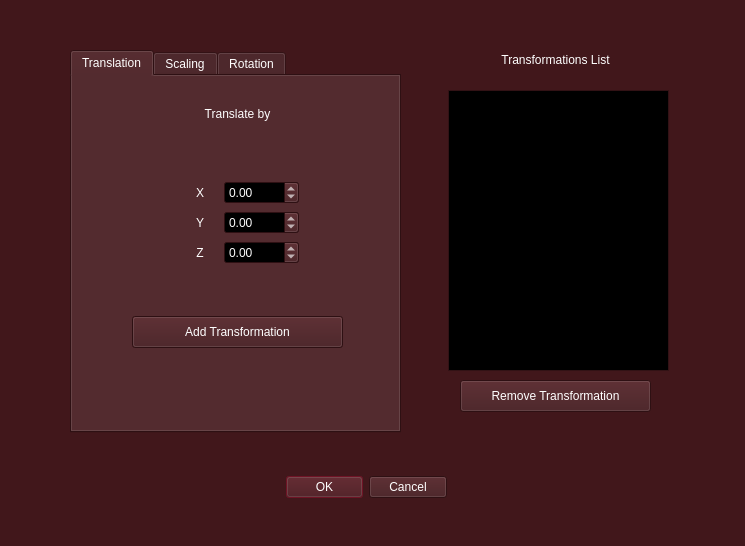
<?xml version="1.0" encoding="UTF-8"?>
<ui version="4.0">
 <class>Transformations</class>
 <widget class="QDialog" name="Transformations">
  <property name="geometry">
   <rect>
    <x>0</x>
    <y>0</y>
    <width>745</width>
    <height>546</height>
   </rect>
  </property>
  <property name="palette">
   <palette>
    <active>
     <colorrole role="WindowText">
      <brush brushstyle="SolidPattern">
       <color alpha="255">
        <red>255</red>
        <green>255</green>
        <blue>255</blue>
       </color>
      </brush>
     </colorrole>
     <colorrole role="Button">
      <brush brushstyle="SolidPattern">
       <color alpha="255">
        <red>65</red>
        <green>23</green>
        <blue>27</blue>
       </color>
      </brush>
     </colorrole>
     <colorrole role="Light">
      <brush brushstyle="SolidPattern">
       <color alpha="255">
        <red>98</red>
        <green>34</green>
        <blue>41</blue>
       </color>
      </brush>
     </colorrole>
     <colorrole role="Midlight">
      <brush brushstyle="SolidPattern">
       <color alpha="255">
        <red>81</red>
        <green>28</green>
        <blue>34</blue>
       </color>
      </brush>
     </colorrole>
     <colorrole role="Dark">
      <brush brushstyle="SolidPattern">
       <color alpha="255">
        <red>33</red>
        <green>11</green>
        <blue>14</blue>
       </color>
      </brush>
     </colorrole>
     <colorrole role="Mid">
      <brush brushstyle="SolidPattern">
       <color alpha="255">
        <red>43</red>
        <green>15</green>
        <blue>18</blue>
       </color>
      </brush>
     </colorrole>
     <colorrole role="Text">
      <brush brushstyle="SolidPattern">
       <color alpha="255">
        <red>255</red>
        <green>255</green>
        <blue>255</blue>
       </color>
      </brush>
     </colorrole>
     <colorrole role="BrightText">
      <brush brushstyle="SolidPattern">
       <color alpha="255">
        <red>255</red>
        <green>255</green>
        <blue>255</blue>
       </color>
      </brush>
     </colorrole>
     <colorrole role="ButtonText">
      <brush brushstyle="SolidPattern">
       <color alpha="255">
        <red>255</red>
        <green>255</green>
        <blue>255</blue>
       </color>
      </brush>
     </colorrole>
     <colorrole role="Base">
      <brush brushstyle="SolidPattern">
       <color alpha="255">
        <red>0</red>
        <green>0</green>
        <blue>0</blue>
       </color>
      </brush>
     </colorrole>
     <colorrole role="Window">
      <brush brushstyle="SolidPattern">
       <color alpha="255">
        <red>65</red>
        <green>23</green>
        <blue>27</blue>
       </color>
      </brush>
     </colorrole>
     <colorrole role="Shadow">
      <brush brushstyle="SolidPattern">
       <color alpha="255">
        <red>0</red>
        <green>0</green>
        <blue>0</blue>
       </color>
      </brush>
     </colorrole>
     <colorrole role="Highlight">
      <brush brushstyle="SolidPattern">
       <color alpha="255">
        <red>139</red>
        <green>24</green>
        <blue>46</blue>
       </color>
      </brush>
     </colorrole>
     <colorrole role="Link">
      <brush brushstyle="SolidPattern">
       <color alpha="255">
        <red>255</red>
        <green>75</green>
        <blue>61</blue>
       </color>
      </brush>
     </colorrole>
     <colorrole role="AlternateBase">
      <brush brushstyle="SolidPattern">
       <color alpha="255">
        <red>32</red>
        <green>11</green>
        <blue>13</blue>
       </color>
      </brush>
     </colorrole>
     <colorrole role="ToolTipBase">
      <brush brushstyle="SolidPattern">
       <color alpha="255">
        <red>255</red>
        <green>255</green>
        <blue>220</blue>
       </color>
      </brush>
     </colorrole>
     <colorrole role="ToolTipText">
      <brush brushstyle="SolidPattern">
       <color alpha="255">
        <red>0</red>
        <green>0</green>
        <blue>0</blue>
       </color>
      </brush>
     </colorrole>
     <colorrole role="PlaceholderText">
      <brush brushstyle="SolidPattern">
       <color alpha="127">
        <red>255</red>
        <green>255</green>
        <blue>255</blue>
       </color>
      </brush>
     </colorrole>
     <colorrole role="Accent">
      <brush brushstyle="SolidPattern">
       <color alpha="255">
        <red>0</red>
        <green>0</green>
        <blue>0</blue>
       </color>
      </brush>
     </colorrole>
    </active>
    <inactive>
     <colorrole role="WindowText">
      <brush brushstyle="SolidPattern">
       <color alpha="255">
        <red>255</red>
        <green>255</green>
        <blue>255</blue>
       </color>
      </brush>
     </colorrole>
     <colorrole role="Button">
      <brush brushstyle="SolidPattern">
       <color alpha="255">
        <red>65</red>
        <green>23</green>
        <blue>27</blue>
       </color>
      </brush>
     </colorrole>
     <colorrole role="Light">
      <brush brushstyle="SolidPattern">
       <color alpha="255">
        <red>98</red>
        <green>34</green>
        <blue>41</blue>
       </color>
      </brush>
     </colorrole>
     <colorrole role="Midlight">
      <brush brushstyle="SolidPattern">
       <color alpha="255">
        <red>81</red>
        <green>28</green>
        <blue>34</blue>
       </color>
      </brush>
     </colorrole>
     <colorrole role="Dark">
      <brush brushstyle="SolidPattern">
       <color alpha="255">
        <red>33</red>
        <green>11</green>
        <blue>14</blue>
       </color>
      </brush>
     </colorrole>
     <colorrole role="Mid">
      <brush brushstyle="SolidPattern">
       <color alpha="255">
        <red>43</red>
        <green>15</green>
        <blue>18</blue>
       </color>
      </brush>
     </colorrole>
     <colorrole role="Text">
      <brush brushstyle="SolidPattern">
       <color alpha="255">
        <red>255</red>
        <green>255</green>
        <blue>255</blue>
       </color>
      </brush>
     </colorrole>
     <colorrole role="BrightText">
      <brush brushstyle="SolidPattern">
       <color alpha="255">
        <red>255</red>
        <green>255</green>
        <blue>255</blue>
       </color>
      </brush>
     </colorrole>
     <colorrole role="ButtonText">
      <brush brushstyle="SolidPattern">
       <color alpha="255">
        <red>255</red>
        <green>255</green>
        <blue>255</blue>
       </color>
      </brush>
     </colorrole>
     <colorrole role="Base">
      <brush brushstyle="SolidPattern">
       <color alpha="255">
        <red>0</red>
        <green>0</green>
        <blue>0</blue>
       </color>
      </brush>
     </colorrole>
     <colorrole role="Window">
      <brush brushstyle="SolidPattern">
       <color alpha="255">
        <red>65</red>
        <green>23</green>
        <blue>27</blue>
       </color>
      </brush>
     </colorrole>
     <colorrole role="Shadow">
      <brush brushstyle="SolidPattern">
       <color alpha="255">
        <red>0</red>
        <green>0</green>
        <blue>0</blue>
       </color>
      </brush>
     </colorrole>
     <colorrole role="Highlight">
      <brush brushstyle="SolidPattern">
       <color alpha="255">
        <red>139</red>
        <green>24</green>
        <blue>46</blue>
       </color>
      </brush>
     </colorrole>
     <colorrole role="Link">
      <brush brushstyle="SolidPattern">
       <color alpha="255">
        <red>255</red>
        <green>75</green>
        <blue>61</blue>
       </color>
      </brush>
     </colorrole>
     <colorrole role="AlternateBase">
      <brush brushstyle="SolidPattern">
       <color alpha="255">
        <red>32</red>
        <green>11</green>
        <blue>13</blue>
       </color>
      </brush>
     </colorrole>
     <colorrole role="ToolTipBase">
      <brush brushstyle="SolidPattern">
       <color alpha="255">
        <red>255</red>
        <green>255</green>
        <blue>220</blue>
       </color>
      </brush>
     </colorrole>
     <colorrole role="ToolTipText">
      <brush brushstyle="SolidPattern">
       <color alpha="255">
        <red>0</red>
        <green>0</green>
        <blue>0</blue>
       </color>
      </brush>
     </colorrole>
     <colorrole role="PlaceholderText">
      <brush brushstyle="SolidPattern">
       <color alpha="127">
        <red>255</red>
        <green>255</green>
        <blue>255</blue>
       </color>
      </brush>
     </colorrole>
     <colorrole role="Accent">
      <brush brushstyle="SolidPattern">
       <color alpha="255">
        <red>0</red>
        <green>0</green>
        <blue>0</blue>
       </color>
      </brush>
     </colorrole>
    </inactive>
    <disabled>
     <colorrole role="WindowText">
      <brush brushstyle="SolidPattern">
       <color alpha="255">
        <red>33</red>
        <green>11</green>
        <blue>14</blue>
       </color>
      </brush>
     </colorrole>
     <colorrole role="Button">
      <brush brushstyle="SolidPattern">
       <color alpha="255">
        <red>65</red>
        <green>23</green>
        <blue>27</blue>
       </color>
      </brush>
     </colorrole>
     <colorrole role="Light">
      <brush brushstyle="SolidPattern">
       <color alpha="255">
        <red>98</red>
        <green>34</green>
        <blue>41</blue>
       </color>
      </brush>
     </colorrole>
     <colorrole role="Midlight">
      <brush brushstyle="SolidPattern">
       <color alpha="255">
        <red>81</red>
        <green>28</green>
        <blue>34</blue>
       </color>
      </brush>
     </colorrole>
     <colorrole role="Dark">
      <brush brushstyle="SolidPattern">
       <color alpha="255">
        <red>33</red>
        <green>11</green>
        <blue>14</blue>
       </color>
      </brush>
     </colorrole>
     <colorrole role="Mid">
      <brush brushstyle="SolidPattern">
       <color alpha="255">
        <red>43</red>
        <green>15</green>
        <blue>18</blue>
       </color>
      </brush>
     </colorrole>
     <colorrole role="Text">
      <brush brushstyle="SolidPattern">
       <color alpha="255">
        <red>33</red>
        <green>11</green>
        <blue>14</blue>
       </color>
      </brush>
     </colorrole>
     <colorrole role="BrightText">
      <brush brushstyle="SolidPattern">
       <color alpha="255">
        <red>255</red>
        <green>255</green>
        <blue>255</blue>
       </color>
      </brush>
     </colorrole>
     <colorrole role="ButtonText">
      <brush brushstyle="SolidPattern">
       <color alpha="255">
        <red>33</red>
        <green>11</green>
        <blue>14</blue>
       </color>
      </brush>
     </colorrole>
     <colorrole role="Base">
      <brush brushstyle="SolidPattern">
       <color alpha="255">
        <red>65</red>
        <green>23</green>
        <blue>27</blue>
       </color>
      </brush>
     </colorrole>
     <colorrole role="Window">
      <brush brushstyle="SolidPattern">
       <color alpha="255">
        <red>65</red>
        <green>23</green>
        <blue>27</blue>
       </color>
      </brush>
     </colorrole>
     <colorrole role="Shadow">
      <brush brushstyle="SolidPattern">
       <color alpha="255">
        <red>0</red>
        <green>0</green>
        <blue>0</blue>
       </color>
      </brush>
     </colorrole>
     <colorrole role="Link">
      <brush brushstyle="SolidPattern">
       <color alpha="255">
        <red>255</red>
        <green>75</green>
        <blue>61</blue>
       </color>
      </brush>
     </colorrole>
     <colorrole role="AlternateBase">
      <brush brushstyle="SolidPattern">
       <color alpha="255">
        <red>65</red>
        <green>23</green>
        <blue>27</blue>
       </color>
      </brush>
     </colorrole>
     <colorrole role="ToolTipBase">
      <brush brushstyle="SolidPattern">
       <color alpha="255">
        <red>255</red>
        <green>255</green>
        <blue>220</blue>
       </color>
      </brush>
     </colorrole>
     <colorrole role="ToolTipText">
      <brush brushstyle="SolidPattern">
       <color alpha="255">
        <red>0</red>
        <green>0</green>
        <blue>0</blue>
       </color>
      </brush>
     </colorrole>
     <colorrole role="PlaceholderText">
      <brush brushstyle="SolidPattern">
       <color alpha="127">
        <red>33</red>
        <green>11</green>
        <blue>14</blue>
       </color>
      </brush>
     </colorrole>
     <colorrole role="Accent">
      <brush brushstyle="SolidPattern">
       <color alpha="255">
        <red>46</red>
        <green>16</green>
        <blue>19</blue>
       </color>
      </brush>
     </colorrole>
    </disabled>
   </palette>
  </property>
  <property name="windowTitle">
   <string>Transformations</string>
  </property>
  <widget class="QDialogButtonBox" name="buttonBox">
   <property name="geometry">
    <rect>
     <x>286</x>
     <y>471</y>
     <width>161</width>
     <height>32</height>
    </rect>
   </property>
   <property name="orientation">
    <enum>Qt::Orientation::Horizontal</enum>
   </property>
   <property name="standardButtons">
    <set>QDialogButtonBox::StandardButton::Cancel|QDialogButtonBox::StandardButton::Ok</set>
   </property>
  </widget>
  <widget class="QTabWidget" name="tabWidget">
   <property name="geometry">
    <rect>
     <x>70</x>
     <y>50</y>
     <width>331</width>
     <height>383</height>
    </rect>
   </property>
   <property name="currentIndex">
    <number>0</number>
   </property>
   <widget class="QWidget" name="translation">
    <attribute name="title">
     <string>Translation</string>
    </attribute>
    <widget class="QPushButton" name="addTranslationButton">
     <property name="geometry">
      <rect>
       <x>60</x>
       <y>240</y>
       <width>211</width>
       <height>32</height>
      </rect>
     </property>
     <property name="text">
      <string>Add Transformation</string>
     </property>
     <property name="autoDefault">
      <bool>false</bool>
     </property>
    </widget>
    <widget class="QLabel" name="title">
     <property name="geometry">
      <rect>
       <x>110</x>
       <y>30</y>
       <width>111</width>
       <height>16</height>
      </rect>
     </property>
     <property name="text">
      <string>Translate by</string>
     </property>
     <property name="alignment">
      <set>Qt::AlignmentFlag::AlignCenter</set>
     </property>
    </widget>
    <widget class="QWidget" name="layoutWidget">
     <property name="geometry">
      <rect>
       <x>110</x>
       <y>100</y>
       <width>117</width>
       <height>33</height>
      </rect>
     </property>
     <layout class="QHBoxLayout" name="horizontalLayout">
      <item>
       <widget class="QLabel" name="label_2">
        <property name="text">
         <string>X</string>
        </property>
        <property name="alignment">
         <set>Qt::AlignmentFlag::AlignCenter</set>
        </property>
       </widget>
      </item>
      <item>
       <widget class="QDoubleSpinBox" name="translationXInput">
        <property name="minimum">
         <double>-1000.000000000000000</double>
        </property>
        <property name="maximum">
         <double>1000.000000000000000</double>
        </property>
       </widget>
      </item>
     </layout>
    </widget>
    <widget class="QWidget" name="layoutWidget">
     <property name="geometry">
      <rect>
       <x>110</x>
       <y>130</y>
       <width>117</width>
       <height>33</height>
      </rect>
     </property>
     <layout class="QHBoxLayout" name="horizontalLayout_2">
      <item>
       <widget class="QLabel" name="label_3">
        <property name="text">
         <string>Y</string>
        </property>
        <property name="alignment">
         <set>Qt::AlignmentFlag::AlignCenter</set>
        </property>
       </widget>
      </item>
      <item>
       <widget class="QDoubleSpinBox" name="translationYInput">
        <property name="minimum">
         <double>-1000.000000000000000</double>
        </property>
        <property name="maximum">
         <double>1000.000000000000000</double>
        </property>
       </widget>
      </item>
     </layout>
    </widget>
    <widget class="QWidget" name="layoutWidget_5">
     <property name="geometry">
      <rect>
       <x>110</x>
       <y>160</y>
       <width>117</width>
       <height>33</height>
      </rect>
     </property>
     <layout class="QHBoxLayout" name="horizontalLayout_9">
      <item>
       <widget class="QLabel" name="label_6">
        <property name="text">
         <string>Z</string>
        </property>
        <property name="alignment">
         <set>Qt::AlignmentFlag::AlignCenter</set>
        </property>
       </widget>
      </item>
      <item>
       <widget class="QDoubleSpinBox" name="translationZInput">
        <property name="minimum">
         <double>-1000.000000000000000</double>
        </property>
        <property name="maximum">
         <double>1000.000000000000000</double>
        </property>
       </widget>
      </item>
     </layout>
    </widget>
   </widget>
   <widget class="QWidget" name="scaling">
    <attribute name="title">
     <string>Scaling</string>
    </attribute>
    <widget class="QPushButton" name="addScalingButton">
     <property name="geometry">
      <rect>
       <x>60</x>
       <y>260</y>
       <width>211</width>
       <height>32</height>
      </rect>
     </property>
     <property name="text">
      <string>Add Transformation</string>
     </property>
     <property name="autoDefault">
      <bool>false</bool>
     </property>
    </widget>
    <widget class="QLabel" name="title_2">
     <property name="geometry">
      <rect>
       <x>110</x>
       <y>30</y>
       <width>111</width>
       <height>16</height>
      </rect>
     </property>
     <property name="text">
      <string>Scale by</string>
     </property>
     <property name="alignment">
      <set>Qt::AlignmentFlag::AlignCenter</set>
     </property>
    </widget>
    <widget class="QTabWidget" name="scalingTab">
     <property name="geometry">
      <rect>
       <x>60</x>
       <y>80</y>
       <width>211</width>
       <height>161</height>
      </rect>
     </property>
     <property name="currentIndex">
      <number>0</number>
     </property>
     <widget class="QWidget" name="coordinates">
      <attribute name="title">
       <string>Coordinates</string>
      </attribute>
      <widget class="QWidget" name="layoutWidget">
       <property name="geometry">
        <rect>
         <x>40</x>
         <y>20</y>
         <width>132</width>
         <height>33</height>
        </rect>
       </property>
       <layout class="QHBoxLayout" name="horizontalLayout_3">
        <item>
         <widget class="QLabel" name="label_7">
          <property name="text">
           <string>X</string>
          </property>
          <property name="alignment">
           <set>Qt::AlignmentFlag::AlignCenter</set>
          </property>
         </widget>
        </item>
        <item>
         <widget class="QDoubleSpinBox" name="scalingXInput">
          <property name="minimum">
           <double>1.000000000000000</double>
          </property>
          <property name="maximum">
           <double>1000.000000000000000</double>
          </property>
          <property name="value">
           <double>100.000000000000000</double>
          </property>
         </widget>
        </item>
        <item>
         <widget class="QLabel" name="label_4">
          <property name="text">
           <string>%</string>
          </property>
         </widget>
        </item>
       </layout>
      </widget>
      <widget class="QWidget" name="layoutWidget_2">
       <property name="geometry">
        <rect>
         <x>40</x>
         <y>50</y>
         <width>132</width>
         <height>33</height>
        </rect>
       </property>
       <layout class="QHBoxLayout" name="horizontalLayout_4">
        <item>
         <widget class="QLabel" name="label_8">
          <property name="text">
           <string>Y</string>
          </property>
          <property name="alignment">
           <set>Qt::AlignmentFlag::AlignCenter</set>
          </property>
         </widget>
        </item>
        <item>
         <widget class="QDoubleSpinBox" name="scalingYInput">
          <property name="minimum">
           <double>1.000000000000000</double>
          </property>
          <property name="maximum">
           <double>1000.000000000000000</double>
          </property>
          <property name="value">
           <double>100.000000000000000</double>
          </property>
         </widget>
        </item>
        <item>
         <widget class="QLabel" name="label_5">
          <property name="text">
           <string>%</string>
          </property>
         </widget>
        </item>
       </layout>
      </widget>
      <widget class="QWidget" name="layoutWidget_6">
       <property name="geometry">
        <rect>
         <x>40</x>
         <y>80</y>
         <width>132</width>
         <height>33</height>
        </rect>
       </property>
       <layout class="QHBoxLayout" name="horizontalLayout_10">
        <item>
         <widget class="QLabel" name="label_11">
          <property name="text">
           <string>Z</string>
          </property>
          <property name="alignment">
           <set>Qt::AlignmentFlag::AlignCenter</set>
          </property>
         </widget>
        </item>
        <item>
         <widget class="QDoubleSpinBox" name="scalingZInput">
          <property name="minimum">
           <double>1.000000000000000</double>
          </property>
          <property name="maximum">
           <double>1000.000000000000000</double>
          </property>
          <property name="value">
           <double>100.000000000000000</double>
          </property>
         </widget>
        </item>
        <item>
         <widget class="QLabel" name="label_12">
          <property name="text">
           <string>%</string>
          </property>
         </widget>
        </item>
       </layout>
      </widget>
     </widget>
     <widget class="QWidget" name="proportion">
      <attribute name="title">
       <string>Proportion</string>
      </attribute>
      <widget class="QWidget" name="layoutWidget">
       <property name="geometry">
        <rect>
         <x>50</x>
         <y>40</y>
         <width>104</width>
         <height>33</height>
        </rect>
       </property>
       <layout class="QHBoxLayout" name="horizontalLayout_5">
        <item>
         <widget class="QDoubleSpinBox" name="scalingProportionInput">
          <property name="decimals">
           <number>1</number>
          </property>
          <property name="minimum">
           <double>1.000000000000000</double>
          </property>
          <property name="maximum">
           <double>1000.000000000000000</double>
          </property>
          <property name="value">
           <double>100.000000000000000</double>
          </property>
         </widget>
        </item>
        <item>
         <widget class="QLabel" name="label">
          <property name="text">
           <string>%</string>
          </property>
         </widget>
        </item>
       </layout>
      </widget>
     </widget>
    </widget>
   </widget>
   <widget class="QWidget" name="rotation">
    <attribute name="title">
     <string>Rotation</string>
    </attribute>
    <widget class="QGroupBox" name="groupBox">
     <property name="geometry">
      <rect>
       <x>26</x>
       <y>57</y>
       <width>281</width>
       <height>191</height>
      </rect>
     </property>
     <property name="title">
      <string/>
     </property>
     <widget class="QRadioButton" name="arbitraryAxisBtn">
      <property name="geometry">
       <rect>
        <x>30</x>
        <y>60</y>
        <width>221</width>
        <height>41</height>
       </rect>
      </property>
      <property name="text">
       <string>...an arbitrary axis passing 
through the points:</string>
      </property>
      <property name="checked">
       <bool>false</bool>
      </property>
     </widget>
     <widget class="QRadioButton" name="axisBtn">
      <property name="geometry">
       <rect>
        <x>30</x>
        <y>24</y>
        <width>161</width>
        <height>20</height>
       </rect>
      </property>
      <property name="text">
       <string>....a canonical axis</string>
      </property>
     </widget>
     <widget class="QComboBox" name="axisCombo">
      <property name="enabled">
       <bool>false</bool>
      </property>
      <property name="geometry">
       <rect>
        <x>190</x>
        <y>20</y>
        <width>72</width>
        <height>32</height>
       </rect>
      </property>
      <item>
       <property name="text">
        <string>X</string>
       </property>
      </item>
      <item>
       <property name="text">
        <string>Y</string>
       </property>
      </item>
      <item>
       <property name="text">
        <string>Z</string>
       </property>
      </item>
     </widget>
     <widget class="QWidget" name="layoutWidget">
      <property name="geometry">
       <rect>
        <x>18</x>
        <y>107</y>
        <width>243</width>
        <height>37</height>
       </rect>
      </property>
      <layout class="QHBoxLayout" name="horizontalLayout_12">
       <item>
        <layout class="QHBoxLayout" name="horizontalLayout_6">
         <item>
          <widget class="QLabel" name="label_9">
           <property name="text">
            <string>X</string>
           </property>
           <property name="alignment">
            <set>Qt::AlignmentFlag::AlignCenter</set>
           </property>
          </widget>
         </item>
         <item>
          <widget class="QDoubleSpinBox" name="rotationXInput">
           <property name="enabled">
            <bool>false</bool>
           </property>
           <property name="minimum">
            <double>-1000.000000000000000</double>
           </property>
           <property name="maximum">
            <double>1000.000000000000000</double>
           </property>
          </widget>
         </item>
        </layout>
       </item>
       <item>
        <layout class="QHBoxLayout" name="horizontalLayout_7">
         <item>
          <widget class="QLabel" name="label_10">
           <property name="text">
            <string>Y</string>
           </property>
           <property name="alignment">
            <set>Qt::AlignmentFlag::AlignCenter</set>
           </property>
          </widget>
         </item>
         <item>
          <widget class="QDoubleSpinBox" name="rotationYInput">
           <property name="enabled">
            <bool>false</bool>
           </property>
           <property name="minimum">
            <double>-1000.000000000000000</double>
           </property>
           <property name="maximum">
            <double>1000.000000000000000</double>
           </property>
          </widget>
         </item>
        </layout>
       </item>
       <item>
        <layout class="QHBoxLayout" name="horizontalLayout_11">
         <item>
          <widget class="QLabel" name="label_13">
           <property name="text">
            <string>Z</string>
           </property>
           <property name="alignment">
            <set>Qt::AlignmentFlag::AlignCenter</set>
           </property>
          </widget>
         </item>
         <item>
          <widget class="QDoubleSpinBox" name="rotationZInput">
           <property name="enabled">
            <bool>false</bool>
           </property>
           <property name="minimum">
            <double>-1000.000000000000000</double>
           </property>
           <property name="maximum">
            <double>1000.000000000000000</double>
           </property>
          </widget>
         </item>
        </layout>
       </item>
      </layout>
     </widget>
     <widget class="QWidget" name="layoutWidget_3">
      <property name="geometry">
       <rect>
        <x>19</x>
        <y>147</y>
        <width>244</width>
        <height>37</height>
       </rect>
      </property>
      <layout class="QHBoxLayout" name="horizontalLayout_13">
       <item>
        <layout class="QHBoxLayout" name="horizontalLayout_14">
         <item>
          <widget class="QLabel" name="label_14">
           <property name="text">
            <string>X</string>
           </property>
           <property name="alignment">
            <set>Qt::AlignmentFlag::AlignCenter</set>
           </property>
          </widget>
         </item>
         <item>
          <widget class="QDoubleSpinBox" name="rotationXInput2">
           <property name="enabled">
            <bool>false</bool>
           </property>
           <property name="minimum">
            <double>-1000.000000000000000</double>
           </property>
           <property name="maximum">
            <double>1000.000000000000000</double>
           </property>
          </widget>
         </item>
        </layout>
       </item>
       <item>
        <layout class="QHBoxLayout" name="horizontalLayout_15">
         <item>
          <widget class="QLabel" name="label_15">
           <property name="text">
            <string>Y</string>
           </property>
           <property name="alignment">
            <set>Qt::AlignmentFlag::AlignCenter</set>
           </property>
          </widget>
         </item>
         <item>
          <widget class="QDoubleSpinBox" name="rotationYInput2">
           <property name="enabled">
            <bool>false</bool>
           </property>
           <property name="minimum">
            <double>-1000.000000000000000</double>
           </property>
           <property name="maximum">
            <double>1000.000000000000000</double>
           </property>
          </widget>
         </item>
        </layout>
       </item>
       <item>
        <layout class="QHBoxLayout" name="horizontalLayout_16">
         <item>
          <widget class="QLabel" name="label_16">
           <property name="text">
            <string>Z</string>
           </property>
           <property name="alignment">
            <set>Qt::AlignmentFlag::AlignCenter</set>
           </property>
          </widget>
         </item>
         <item>
          <widget class="QDoubleSpinBox" name="rotationZInput2">
           <property name="enabled">
            <bool>false</bool>
           </property>
           <property name="minimum">
            <double>-1000.000000000000000</double>
           </property>
           <property name="maximum">
            <double>1000.000000000000000</double>
           </property>
          </widget>
         </item>
        </layout>
       </item>
      </layout>
     </widget>
    </widget>
    <widget class="QLabel" name="title_3">
     <property name="geometry">
      <rect>
       <x>110</x>
       <y>20</y>
       <width>111</width>
       <height>16</height>
      </rect>
     </property>
     <property name="text">
      <string>Rotate about...</string>
     </property>
     <property name="alignment">
      <set>Qt::AlignmentFlag::AlignCenter</set>
     </property>
    </widget>
    <widget class="QPushButton" name="addRotationBtn">
     <property name="geometry">
      <rect>
       <x>53</x>
       <y>310</y>
       <width>211</width>
       <height>32</height>
      </rect>
     </property>
     <property name="text">
      <string>Add Transformation</string>
     </property>
     <property name="autoDefault">
      <bool>false</bool>
     </property>
    </widget>
    <widget class="QDoubleSpinBox" name="angleInput">
     <property name="geometry">
      <rect>
       <x>210</x>
       <y>270</y>
       <width>56</width>
       <height>21</height>
      </rect>
     </property>
     <property name="minimum">
      <double>-360.000000000000000</double>
     </property>
     <property name="maximum">
      <double>360.000000000000000</double>
     </property>
    </widget>
    <widget class="QWidget" name="layoutWidget">
     <property name="geometry">
      <rect>
       <x>60</x>
       <y>270</y>
       <width>141</width>
       <height>24</height>
      </rect>
     </property>
     <layout class="QHBoxLayout" name="horizontalLayout_8">
      <item>
       <widget class="QLabel" name="title_4">
        <property name="text">
         <string>Angle (degrees):</string>
        </property>
        <property name="alignment">
         <set>Qt::AlignmentFlag::AlignCenter</set>
        </property>
       </widget>
      </item>
      <item>
       <widget class="QLabel" name="xLabel_2">
        <property name="text">
         <string>θ</string>
        </property>
        <property name="alignment">
         <set>Qt::AlignmentFlag::AlignRight|Qt::AlignmentFlag::AlignTrailing|Qt::AlignmentFlag::AlignVCenter</set>
        </property>
       </widget>
      </item>
     </layout>
    </widget>
   </widget>
  </widget>
  <widget class="QLabel" name="title_5">
   <property name="geometry">
    <rect>
     <x>460</x>
     <y>50</y>
     <width>191</width>
     <height>20</height>
    </rect>
   </property>
   <property name="text">
    <string>Transformations List</string>
   </property>
   <property name="alignment">
    <set>Qt::AlignmentFlag::AlignCenter</set>
   </property>
  </widget>
  <widget class="QPushButton" name="removeTransformationBtn">
   <property name="geometry">
    <rect>
     <x>460</x>
     <y>380</y>
     <width>191</width>
     <height>32</height>
    </rect>
   </property>
   <property name="text">
    <string>Remove Transformation</string>
   </property>
   <property name="autoDefault">
    <bool>false</bool>
   </property>
  </widget>
  <widget class="QListWidget" name="transformationsList">
   <property name="geometry">
    <rect>
     <x>448</x>
     <y>90</y>
     <width>221</width>
     <height>281</height>
    </rect>
   </property>
   <property name="cursor" stdset="0">
    <cursorShape>PointingHandCursor</cursorShape>
   </property>
  </widget>
 </widget>
 <resources/>
 <connections>
  <connection>
   <sender>buttonBox</sender>
   <signal>accepted()</signal>
   <receiver>Transformations</receiver>
   <slot>accept()</slot>
   <hints>
    <hint type="sourcelabel">
     <x>248</x>
     <y>254</y>
    </hint>
    <hint type="destinationlabel">
     <x>157</x>
     <y>274</y>
    </hint>
   </hints>
  </connection>
  <connection>
   <sender>buttonBox</sender>
   <signal>rejected()</signal>
   <receiver>Transformations</receiver>
   <slot>reject()</slot>
   <hints>
    <hint type="sourcelabel">
     <x>316</x>
     <y>260</y>
    </hint>
    <hint type="destinationlabel">
     <x>286</x>
     <y>274</y>
    </hint>
   </hints>
  </connection>
 </connections>
</ui>
